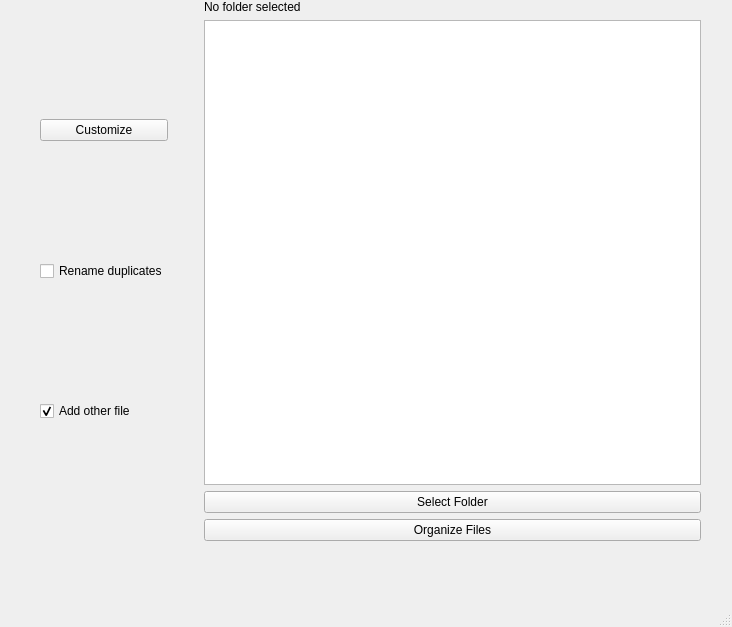
<?xml version="1.0" encoding="UTF-8"?>
<ui version="4.0">
 <class>MainWindow</class>
 <widget class="QMainWindow" name="MainWindow">
  <property name="enabled">
   <bool>true</bool>
  </property>
  <property name="geometry">
   <rect>
    <x>0</x>
    <y>0</y>
    <width>732</width>
    <height>627</height>
   </rect>
  </property>
  <property name="sizePolicy">
   <sizepolicy hsizetype="Fixed" vsizetype="Fixed">
    <horstretch>0</horstretch>
    <verstretch>0</verstretch>
   </sizepolicy>
  </property>
  <property name="windowTitle">
   <string>MainWindow</string>
  </property>
  <widget class="QWidget" name="centralwidget">
   <widget class="QStackedWidget" name="page_main_2">
    <property name="geometry">
     <rect>
      <x>-90</x>
      <y>-80</y>
      <width>831</width>
      <height>651</height>
     </rect>
    </property>
    <property name="currentIndex">
     <number>0</number>
    </property>
    <widget class="QWidget" name="page_main">
     <widget class="QWidget" name="horizontalLayoutWidget_2">
      <property name="geometry">
       <rect>
        <x>100</x>
        <y>80</y>
        <width>691</width>
        <height>541</height>
       </rect>
      </property>
      <layout class="QHBoxLayout" name="horizontalLayout_2">
       <item>
        <layout class="QVBoxLayout" name="verticalLayout_3">
         <property name="spacing">
          <number>1</number>
         </property>
         <property name="leftMargin">
          <number>30</number>
         </property>
         <property name="rightMargin">
          <number>30</number>
         </property>
         <item>
          <widget class="QPushButton" name="btn_customize">
           <property name="cursor">
            <cursorShape>PointingHandCursor</cursorShape>
           </property>
           <property name="text">
            <string>Customize</string>
           </property>
          </widget>
         </item>
         <item>
          <widget class="QCheckBox" name="checkBox_2">
           <property name="text">
            <string>Rename duplicates</string>
           </property>
          </widget>
         </item>
         <item>
          <widget class="QCheckBox" name="checkBox">
           <property name="autoFillBackground">
            <bool>false</bool>
           </property>
           <property name="text">
            <string>Add other file</string>
           </property>
           <property name="checked">
            <bool>true</bool>
           </property>
          </widget>
         </item>
        </layout>
       </item>
       <item>
        <layout class="QVBoxLayout" name="verticalLayout">
         <item>
          <widget class="QLabel" name="lbl_path">
           <property name="enabled">
            <bool>true</bool>
           </property>
           <property name="lineWidth">
            <number>1</number>
           </property>
           <property name="text">
            <string>No folder selected</string>
           </property>
           <property name="margin">
            <number>15</number>
           </property>
          </widget>
         </item>
         <item>
          <widget class="QTextEdit" name="txt_log">
           <property name="readOnly">
            <bool>true</bool>
           </property>
          </widget>
         </item>
         <item>
          <widget class="QPushButton" name="btn_select_folder">
           <property name="cursor">
            <cursorShape>PointingHandCursor</cursorShape>
           </property>
           <property name="text">
            <string>Select Folder</string>
           </property>
          </widget>
         </item>
         <item>
          <widget class="QPushButton" name="btn_organize">
           <property name="cursor">
            <cursorShape>PointingHandCursor</cursorShape>
           </property>
           <property name="text">
            <string>Organize Files</string>
           </property>
          </widget>
         </item>
        </layout>
       </item>
      </layout>
     </widget>
    </widget>
    <widget class="QWidget" name="page_customize">
     <widget class="QWidget" name="verticalLayoutWidget">
      <property name="geometry">
       <rect>
        <x>100</x>
        <y>90</y>
        <width>721</width>
        <height>561</height>
       </rect>
      </property>
      <layout class="QVBoxLayout" name="verticalLayout_2">
       <item>
        <widget class="QTableWidget" name="table_categories">
         <property name="columnCount">
          <number>2</number>
         </property>
         <attribute name="horizontalHeaderVisible">
          <bool>true</bool>
         </attribute>
         <column>
          <property name="text">
           <string>Categories</string>
          </property>
         </column>
         <column>
          <property name="text">
           <string>Extensions</string>
          </property>
         </column>
        </widget>
       </item>
       <item>
        <widget class="QLineEdit" name="lineEdit"/>
       </item>
      </layout>
     </widget>
    </widget>
   </widget>
  </widget>
  <widget class="QMenuBar" name="menubar">
   <property name="geometry">
    <rect>
     <x>0</x>
     <y>0</y>
     <width>732</width>
     <height>33</height>
    </rect>
   </property>
  </widget>
  <widget class="QStatusBar" name="statusbar"/>
 </widget>
 <resources/>
 <connections/>
</ui>
